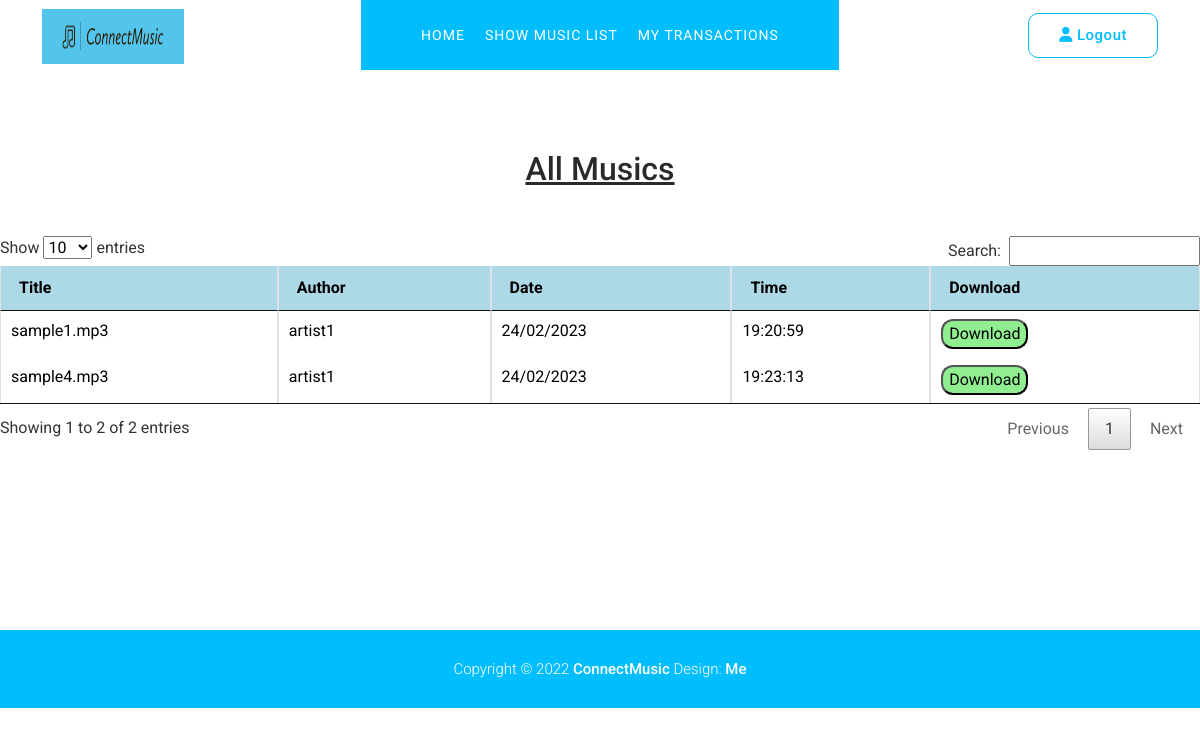
The page /display_music_user (signed in) on the database its author committed.
### cm_app/models.py (models this page shows)
class Musics(models.Model):
    m_id=models.IntegerField(primary_key=True)
    title=models.CharField(max_length=255)
    author=models.CharField(max_length=255)
    date=models.CharField(max_length=255)
    time=models.CharField(max_length=255)
    hash_value=models.CharField(max_length=255)

### cm_app/views.py (the view)
# urls.py: url(r'^display_music_user',display_music_user,name="display_music_user"),
@never_cache
def display_music_user(request):
	if 'uid' in request.session:
		blocks11=Musics.objects.all()
		return render(request,'music_list_user.html',{'sdetails':blocks11})
	else:
		return render(request,'index.html')

### cm_app/templates/music_list_user.html (shortened to what this page needs)
{% load static %}
<!DOCTYPE html>
<html lang="en">
  <head>
    <link href="{% static 'vendor/bootstrap/css/bootstrap.min.css' %}" rel="stylesheet">
    <link rel="stylesheet" href="{% static 'assets/css/fontawesome.css' %}">
    <link rel="stylesheet" href="{% static 'assets/css/templatemo-snapx-photography.css' %}">
    <link rel="stylesheet" href="{% static 'assets/css/owl.css' %}">
    <link rel="stylesheet" href="{% static 'assets/css/animate.css' %}">
    <link rel="stylesheet"href="https://unpkg.com/swiper@7/swiper-bundle.min.css"/>
    <link rel="stylesheet" href="{% static 'datatable/jquery.dataTables.min.css' %}">
  </head>
<body>
   {% include 'user_header.html' %}
  <h2 style="text-align: center; margin-top:150px;"><u>All Musics</u></h2><br><br>
        <div class='table-condensed'>
          <table class="table table-bordered b-t b-light" id="table">
            <thead>
              <tr>
                <th>Title</th>
                <th>Author</th>
                <th>Date</th>
                <th>Time</th>
                <th>Download</th>
             </tr>
            </thead>
            <tbody>
                {% for i in sdetails %}
                  <tr>
                     <form action="{% url 'check_download' %}" method="POST">
                          <td data-search="{{i.title}}" data-filer="{{i.title}}">{{i.title}}<input type="text" name="title" id="title" value="{{i.title}}" hidden><input type="text" name="m_id"  value="{{i.m_id}}" hidden>
                          <input type="text" name="hash_value"  value="{{i.hash_value}}" hidden></td>
                          <td>{{i.author}}<input type="text" name="author" value="{{i.author}}" hidden></td>
                          <td>{{i.date}}<input type="text" name="date" value="{{i.date}}" hidden></td>
                          <td >{{i.time}}<input type="text" name="time" value="{{i.time}}" hidden></td>
                          <td ><input type="submit" name="download"  id="download" value="Download"></td>
                    </form>
                  </tr>
                {% endfor %}
            </tbody>
          </table>
        </div>
        <div style="padding-top: 160px;"></div>
  {% include 'admin_footer.html' %}
  </body>
</html>

### cm_app/static/assets/css/templatemo-snapx-photography.css (style rules this page uses)
html, body, div, span, applet, object, iframe, h1, h2, h3, h4, h5, h6, p, blockquote, div pre, a, abbr, acronym, address, big, cite, code, del, dfn, em, font, img, ins, kbd, q, s, samp, small, strike, strong, sub, sup, tt, var, b, u, i, center, dl, dt, dd, ol, ul, li, figure, header, nav, section, article, aside, footer, figcaption { margin: 0; padding: 0; border: 0; outline: 0; }
* { box-sizing: border-box; }
html, body { font-family: 'Roboto', sans-serif; font-weight: 400; background-color: #fff; font-size: 16px; -ms-text-size-adjust: 100%; -webkit-font-smoothing: antialiased; -moz-osx-font-smoothing: grayscale; }
h1, h2, h3, h4, h5, h6 { margin-top: 0px; margin-bottom: 0px; color: #2a2a2a; }
html, body { background: #fff; font-family: 'Roboto', sans-serif; }
body { overflow-x: hidden; }

### cm_app/templates/music_list_user.html (style rules this page uses)
#table { background:lightblue ;color: black }
#download { background: lightgreen;border-radius: 12px; }

### rows shown on the page
Musics: title "sample1.mp3", author "artist1", date "24/02/2023", time "19:20:59"
Musics: title "sample4.mp3", author "artist1", date "24/02/2023", time "19:23:13"
